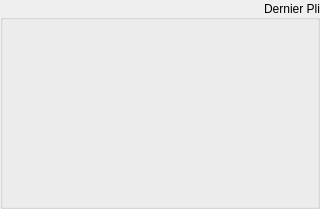
         <widget class="QGroupBox" name="groupBoxDPli">
          <property name="sizePolicy">
           <sizepolicy hsizetype="Fixed" vsizetype="Fixed">
            <horstretch>0</horstretch>
            <verstretch>0</verstretch>
           </sizepolicy>
          </property>
          <property name="minimumSize">
           <size>
            <width>320</width>
            <height>200</height>
           </size>
          </property>
          <property name="title">
           <string>Dernier Pli</string>
          </property>
          <property name="alignment">
           <set>Qt::AlignRight|Qt::AlignTrailing|Qt::AlignVCenter</set>
          </property>
          <widget class="QLabel" name="DPli_Joueur0">
           <property name="geometry">
            <rect>
             <x>0</x>
             <y>0</y>
             <width>138</width>
             <height>200</height>
            </rect>
           </property>
           <property name="sizePolicy">
            <sizepolicy hsizetype="Fixed" vsizetype="Fixed">
             <horstretch>0</horstretch>
             <verstretch>0</verstretch>
            </sizepolicy>
           </property>
           <property name="minimumSize">
            <size>
             <width>138</width>
             <height>200</height>
            </size>
           </property>
          </widget>
          <widget class="QLabel" name="DPli_Joueur1">
           <property name="geometry">
            <rect>
             <x>40</x>
             <y>0</y>
             <width>138</width>
             <height>200</height>
            </rect>
           </property>
           <property name="sizePolicy">
            <sizepolicy hsizetype="Fixed" vsizetype="Fixed">
             <horstretch>0</horstretch>
             <verstretch>0</verstretch>
            </sizepolicy>
           </property>
           <property name="minimumSize">
            <size>
             <width>138</width>
             <height>200</height>
            </size>
           </property>
          </widget>
          <widget class="QLabel" name="DPli_Joueur2">
           <property name="geometry">
            <rect>
             <x>80</x>
             <y>0</y>
             <width>138</width>
             <height>200</height>
            </rect>
           </property>
           <property name="sizePolicy">
            <sizepolicy hsizetype="Fixed" vsizetype="Fixed">
             <horstretch>0</horstretch>
             <verstretch>0</verstretch>
            </sizepolicy>
           </property>
           <property name="minimumSize">
            <size>
             <width>138</width>
             <height>200</height>
            </size>
           </property>
           <property name="text">
            <string/>
           </property>
          </widget>
          <widget class="QLabel" name="DPli_Joueur3">
           <property name="geometry">
            <rect>
             <x>120</x>
             <y>0</y>
             <width>138</width>
             <height>200</height>
            </rect>
           </property>
           <property name="sizePolicy">
            <sizepolicy hsizetype="Fixed" vsizetype="Fixed">
             <horstretch>0</horstretch>
             <verstretch>0</verstretch>
            </sizepolicy>
           </property>
           <property name="minimumSize">
            <size>
             <width>138</width>
             <height>200</height>
            </size>
           </property>
           <property name="text">
            <string/>
           </property>
          </widget>
         </widget>
